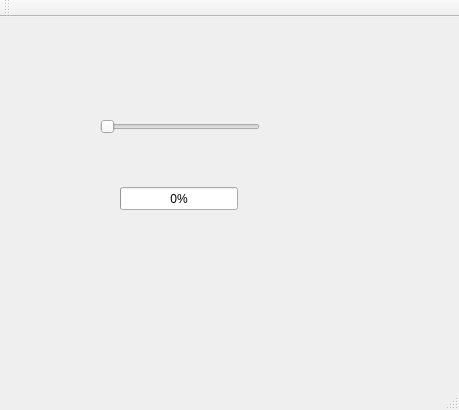
<?xml version="1.0" encoding="UTF-8"?>
<ui version="4.0">
 <class>MainWindow</class>
 <widget class="QMainWindow" name="MainWindow">
  <property name="geometry">
   <rect>
    <x>0</x>
    <y>0</y>
    <width>459</width>
    <height>410</height>
   </rect>
  </property>
  <property name="windowTitle">
   <string>MainWindow</string>
  </property>
  <widget class="QWidget" name="centralWidget">
   <widget class="QSlider" name="horizontalSlider">
    <property name="geometry">
     <rect>
      <x>100</x>
      <y>100</y>
      <width>160</width>
      <height>19</height>
     </rect>
    </property>
    <property name="maximum">
     <number>100</number>
    </property>
    <property name="orientation">
     <enum>Qt::Horizontal</enum>
    </property>
   </widget>
   <widget class="QProgressBar" name="progressBar">
    <property name="geometry">
     <rect>
      <x>120</x>
      <y>170</y>
      <width>118</width>
      <height>23</height>
     </rect>
    </property>
    <property name="value">
     <number>0</number>
    </property>
   </widget>
  </widget>
  <widget class="QMenuBar" name="menuBar">
   <property name="geometry">
    <rect>
     <x>0</x>
     <y>0</y>
     <width>459</width>
     <height>26</height>
    </rect>
   </property>
  </widget>
  <widget class="QToolBar" name="mainToolBar">
   <attribute name="toolBarArea">
    <enum>TopToolBarArea</enum>
   </attribute>
   <attribute name="toolBarBreak">
    <bool>false</bool>
   </attribute>
  </widget>
  <widget class="QStatusBar" name="statusBar"/>
 </widget>
 <layoutdefault spacing="6" margin="11"/>
 <resources/>
 <connections/>
</ui>
